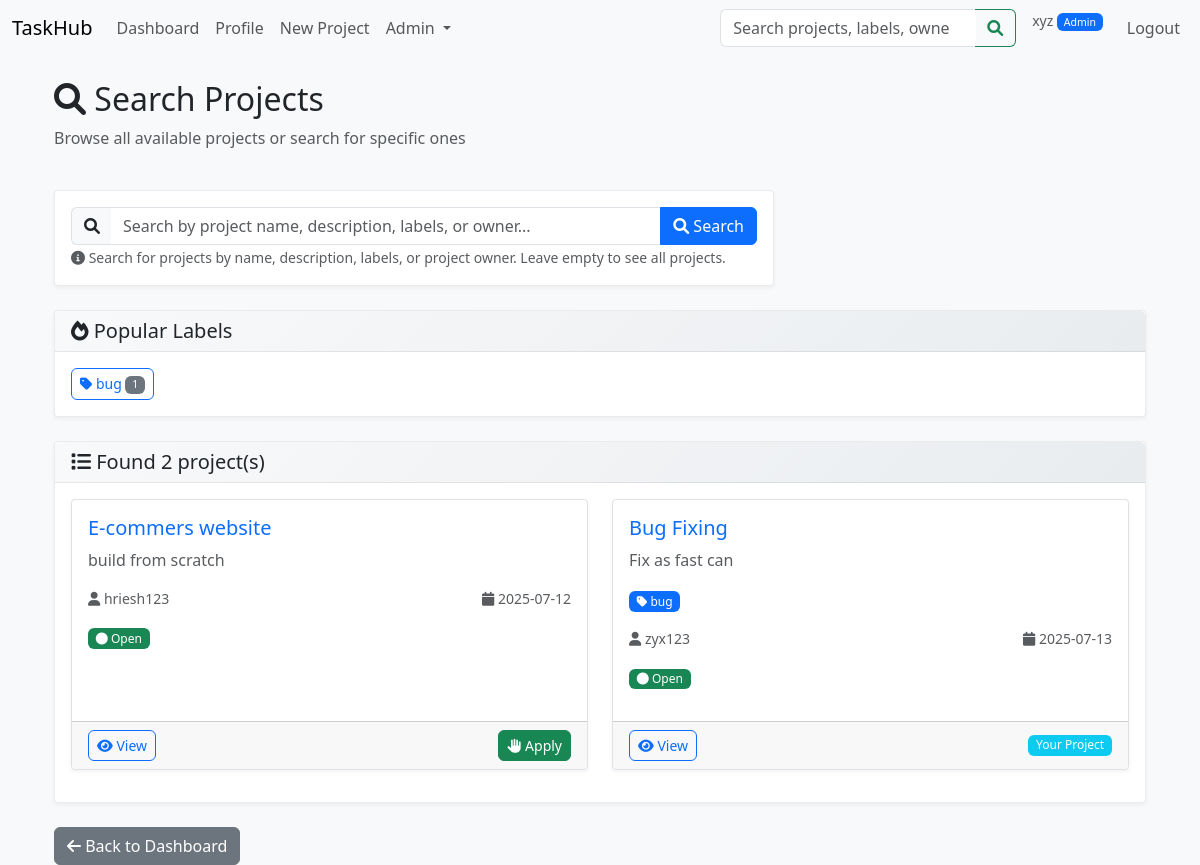
Page /projects/search (signed in) on the earlier database version.
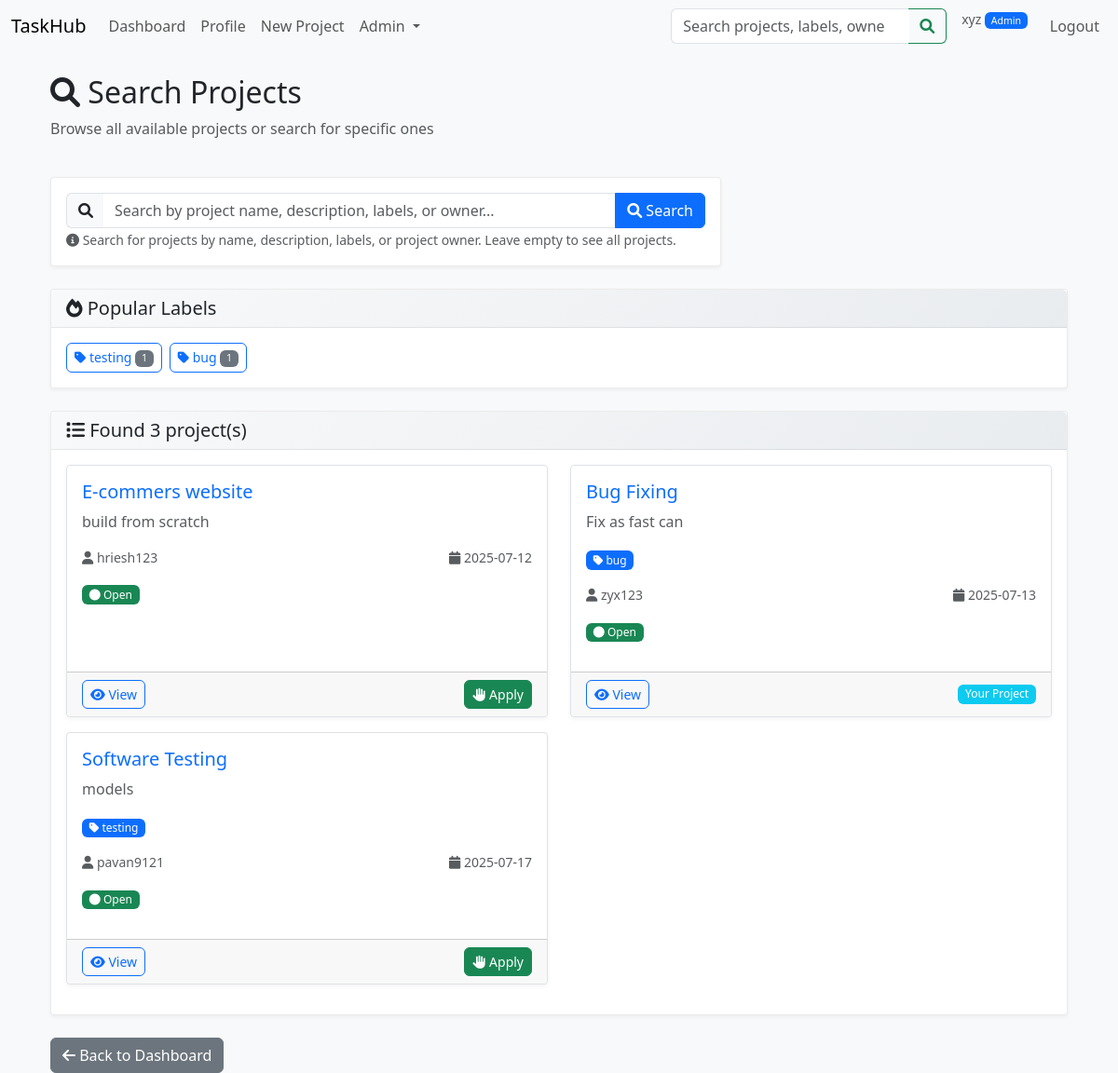
Same page on the later database version.
### models/project.py (models this page shows, shortened)
class Label(db.Model):
    __tablename__ = 'label'
    id = db.Column(db.Integer, primary_key=True)
    name = db.Column(db.String(50), nullable=False, unique=True)
    color = db.Column(db.String(7), default='#007bff')  # Hex color code
    description = db.Column(db.String(200))
    created_at = db.Column(db.DateTime, default=datetime.utcnow)
    projects = db.relationship(
        'Project',
        secondary=project_labels,
        back_populates='labels',
        lazy='dynamic'
    )

class Project(db.Model):
    __tablename__ = 'project'
    id = db.Column(db.Integer, primary_key=True)
    name = db.Column(db.String(150), nullable=False)
    description = db.Column(db.Text)
    status = db.Column(
        db.Enum('open', 'closed', name='project_status'),
        default='open',
        nullable=False
    )
    owner_id = db.Column(db.Integer, db.ForeignKey('user.id'), nullable=False)
    created_at = db.Column(db.DateTime, default=datetime.utcnow)
    updated_at = db.Column(
        db.DateTime,
        default=datetime.utcnow,
        onupdate=datetime.utcnow
    )
    owner = db.relationship(
        'User',
        back_populates='owned_projects'
    )
    members = db.relationship(
        'User',
        secondary=project_members,
        back_populates='projects',
        lazy='dynamic'
    )
    labels = db.relationship(
        'Label',
        secondary=project_labels,
        back_populates='projects',
        lazy='dynamic'
    )
    tasks = db.relationship(
        'Task',
        back_populates='project',
        lazy='dynamic',
        cascade='all, delete-orphan'
    )
    tickets = db.relationship(
        'Ticket',
        back_populates='project',
        lazy='dynamic',
        cascade='all, delete-orphan'
    )

### models/user.py (models this page shows, shortened)
class User(db.Model, UserMixin):
    __tablename__ = 'user'
    id = db.Column(db.Integer, primary_key=True)
    username = db.Column(db.String(80), unique=True, nullable=False, index=True)
    email = db.Column(db.String(120), unique=True, nullable=False, index=True)
    password_hash = db.Column(db.String(128), nullable=False)
    role = db.Column(
        db.Enum('admin', 'user', name='user_roles'),
        default='user',
        nullable=False
    )
    created_at = db.Column(db.DateTime, default=datetime.utcnow)
    updated_at = db.Column(
        db.DateTime,
        default=datetime.utcnow,
        onupdate=datetime.utcnow
    )
    full_name = db.Column(db.String(150))
    job_title = db.Column(db.String(100))
    department = db.Column(db.String(100))
    organization = db.Column(db.String(150))
    location = db.Column(db.String(100))
    bio = db.Column(db.Text)
    avatar_url = db.Column(db.String(255))
    owned_projects = db.relationship(
        'Project',
        back_populates='owner',
        lazy='dynamic'
    )
    projects = db.relationship(
        'Project',
        secondary='project_members',
        back_populates='members',
        lazy='dynamic'
    )
    tasks_created = db.relationship(
        'Task',
        back_populates='creator',
        foreign_keys='Task.creator_id',
        lazy='dynamic'
    )
    assigned_tasks = db.relationship(
        'Task',
        foreign_keys='Task.assignee_id',
        back_populates='assignee',
        lazy='dynamic'
    )
    reported_tasks = db.relationship(
        'Task',
        foreign_keys='Task.reporter_id',
        back_populates='reporter',
        lazy='dynamic'
    )
    task_membership = db.relationship(
        'TaskMember',
        back_populates='user',
        lazy='dynamic',
        cascade='all, delete-orphan'
    )
    tickets_created = db.relationship(
        'Ticket',
        back_populates='creator',
        lazy='dynamic',
        cascade='all, delete-orphan'
    )

### routes/project_routes.py (the view)
@project_bp.route("/search")
@login_required
def search_projects():
    search_query = request.args.get('labels', '').strip()
    projects = []
    error_message = None
    try:
        if not search_query:
            projects = search_projects_enhanced("", current_user)
            search_query = ""
        else:
            projects = search_projects_enhanced(search_query, current_user)
    except Exception as e:
        print(f"Search error: {e}")
        error_message = "No records found. (Database or search error)"
    popular_labels = get_popular_labels(5)
    return render_template(
        "project_search.html",
        projects=projects,
        search_labels=search_query,
        popular_labels=popular_labels,
        error_message=error_message
    )

### controllers/project_controllers.py (called while the page is built, shortened)
def search_projects_enhanced(search_query, user=None):
    if not search_query or not search_query.strip():
        projects = Project.query.filter(Project.status == 'open').all()
    return projects

def get_popular_labels(limit=10):
    return db.session.query(Label, db.func.count(Project.id).label('project_count')).select_from(
        Label
    ).join(
        project_labels, Label.id == project_labels.c.label_id
    ).join(
        Project, project_labels.c.project_id == Project.id
    ).group_by(Label.id).order_by(
        db.func.count(Project.id).desc()
    ).limit(limit).all()

### templates/project_search.html (shortened to what the changed rows need)
{% extends "base.html" %}
{% block content %}
<div class="container">
  <div class="row mb-4">
    <div class="col">
      <h2><i class="fas fa-search"></i> Search Projects</h2>
    </div>
  </div>
  {% if popular_labels %}
  <div class="row mb-4">
    <div class="col">
      <div class="card">
        <div class="card-body">
          <div class="d-flex flex-wrap gap-2 popular-labels">
            {% for label, count in popular_labels %}
            <a href="{{ url_for('projects.search_projects', labels=label.name) }}"
               class="btn btn-outline-primary btn-sm">
              <i class="fas fa-tag"></i> {{ label.name }}
              <span class="badge bg-secondary">{{ count }}</span>
            </a>
            {% endfor %}
          </div>
        </div>
      </div>
    </div>
  </div>
  {% endif %}
  <div class="row">
    <div class="col">
      {% if error_message %}
        <div class="alert alert-warning text-center">
          <i class="fas fa-exclamation-circle"></i> {{ error_message }}
        </div>
      {% elif projects %}
        <div class="card">
          <div class="card-header">
            <h5 class="mb-0">
              <i class="fas fa-list"></i> Found {{ projects|length }} project(s)
            </h5>
          </div>
          <div class="card-body">
            <div class="row">
              {% for project in projects %}
              <div class="col-md-6 mb-3">
                <div class="card h-100 border">
                  <div class="card-body">
                    <h5 class="card-title">
                      <a href="{{ url_for('projects.detail', proj_id=project.id) }}" class="text-decoration-none">
                        {{ project.name }}
                      </a>
                    </h5>
                    {% if project.description %}
                    <p class="card-text text-muted">{{ project.description[:100] }}{% if project.description|length > 100 %}...{% endif %}</p>
                    {% endif %}
                    {% if project.labels.all() %}
                    <div class="mb-3">
                      {% for label in project.labels %}
                      <span class="badge bg-primary me-1">
                        <i class="fas fa-tag"></i> {{ label.name }}
                      </span>
                      {% endfor %}
                    </div>
                    {% endif %}
                    <div class="d-flex justify-content-between align-items-center mb-3">
                      <small class="text-muted">
                        <i class="fas fa-user"></i> {{ project.owner.username or project.owner.email }}
                      </small>
                      <small class="text-muted">
                        <i class="fas fa-calendar"></i> {{ project.created_at.strftime('%Y-%m-%d') }}
                      </small>
                    </div>
                    <div class="mb-3">
                      <span class="badge bg-{{ 'success' if project.status == 'open' else 'secondary' }}">
                        <i class="fas fa-circle"></i> {{ project.status.title() }}
                      </span>
                    </div>
                  </div>
                  <div class="card-footer">
                    <div class="d-flex justify-content-between align-items-center">
                      <a href="{{ url_for('projects.detail', proj_id=project.id) }}" class="btn btn-sm btn-outline-primary">
                        <i class="fas fa-eye"></i> View
                      </a>
                      {% if current_user.id != project.owner_id and not project.members.filter_by(id=current_user.id).first() %}
                        <a href="{{ url_for('projects.apply', proj_id=project.id) }}" class="btn btn-sm btn-success">
                          <i class="fas fa-hand-paper"></i> Apply
                        </a>
                      {% elif current_user.id == project.owner_id %}
                        <span class="badge bg-info">Your Project</span>
                      {% elif project.members.filter_by(id=current_user.id).first() %}
                        <span class="badge bg-secondary">Member</span>
                      {% endif %}
                    </div>
                  </div>
                </div>
              </div>
              {% endfor %}
            </div>
          </div>
        </div>
      {% endif %}
    </div>
  </div>
</div>
{% endblock %}

Differences in the rows shown:
added Label: name "testing", count "1"
added Project: name "Software Testing", description "models", owner "pavan9121", created_at "2025-07-17", status "Open"
Other differences:
{{ projects|length }}: "2" → "3"
